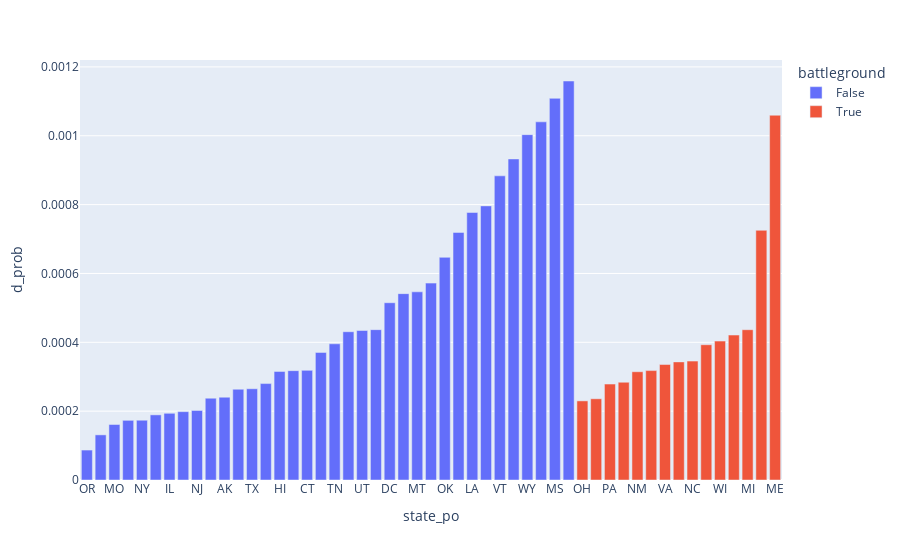

Notebook code cell kept with this figure:
### Code cell
fig = px.bar(var_df, x="state_po", y="d_prob", color="battleground",
            )
fig.show()

### Figure 1 — Plotly figure (JSON) as saved in the notebook; plotly's stock layout.template omitted (floating-point values rounded to 4 significant figures)
{"data": [{"alignmentgroup": "True", "hovertemplate": "battleground=False<br>state_po=%{x}<br>d_prob=%{y}<extra></extra>", "legendgroup": "False", "marker": {"color": "#636efa"}, "name": "False", "offsetgroup": "False", "orientation": "v", "showlegend": true, "textposition": "auto", "type": "bar", "x": ["OR", "IN", "MO", "MA", "NY", "WA", "IL", "MD", "NJ", "SC", "AK", "IA", "TX", "ID", "HI", "KS", "CT", "KY", "TN", "WV", "UT", "CA", "DC", "DE", "MT", "AL", "OK", "ND", "LA", "AR", "VT", "NE", "WY", "SD", "MS", "RI"], "xaxis": "x", "y": [8.701e-05, 0.0001311, 0.0001613, 0.0001734, 0.0001737, 0.0001892, 0.0001938, 0.0001986, 0.000202, 0.0002376, 0.0002405, 0.0002637, 0.0002651, 0.0002802, 0.0003155, 0.0003176, 0.0003185, 0.0003706, 0.0003956, 0.0004307, 0.0004343, 0.0004368, 0.000515, 0.0005414, 0.0005467, 0.000572, 0.0006469, 0.0007193, 0.0007771, 0.0007963, 0.0008836, 0.0009327, 0.001003, 0.00104, 0.001109, 0.001159], "yaxis": "y"}, {"alignmentgroup": "True", "hovertemplate": "battleground=True<br>state_po=%{x}<br>d_prob=%{y}<extra></extra>", "legendgroup": "True", "marker": {"color": "#EF553B"}, "name": "True", "offsetgroup": "True", "orientation": "v", "showlegend": true, "textposition": "auto", "type": "bar", "x": ["OH", "NV", "PA", "FL", "NM", "GA", "VA", "MN", "NC", "AZ", "WI", "CO", "MI", "NH", "ME"], "xaxis": "x", "y": [0.0002299, 0.000236, 0.0002787, 0.000284, 0.0003146, 0.0003178, 0.0003354, 0.0003431, 0.0003454, 0.000393, 0.0004036, 0.0004211, 0.0004366, 0.0007254, 0.00106], "yaxis": "y"}], "layout": {"autosize": true, "barmode": "relative", "legend": {"title": {"text": "battleground"}, "tracegroupgap": 0}, "margin": {"t": 60}, "xaxis": {"anchor": "y", "autorange": true, "domain": [0, 1], "range": [-0.5, 50.5], "title": {"text": "state_po"}, "type": "category"}, "yaxis": {"anchor": "x", "autorange": true, "domain": [0, 1], "range": [0, 0.00122], "title": {"text": "d_prob"}, "type": "linear"}}}
